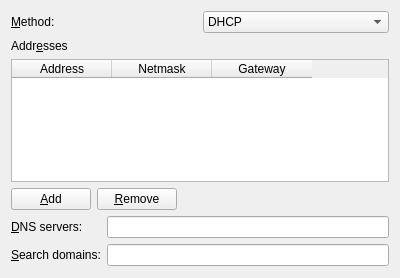
<ui version="4.0" >
 <class>SettingsIp4Config</class>
 <widget class="QWidget" name="SettingsIp4Config" >
  <property name="geometry" >
   <rect>
    <x>0</x>
    <y>0</y>
    <width>400</width>
    <height>278</height>
   </rect>
  </property>
  <layout class="QVBoxLayout" name="verticalLayout" >
   <item>
    <layout class="QHBoxLayout" name="horizontalLayout_2" >
     <item>
      <widget class="QLabel" name="label" >
       <property name="text" >
        <string>&amp;Method:</string>
       </property>
       <property name="buddy" >
        <cstring>kcfg_method</cstring>
       </property>
      </widget>
     </item>
     <item>
      <widget class="KComboBox" name="kcfg_method" >
       <item>
        <property name="text" >
         <string>DHCP</string>
        </property>
       </item>
       <item>
        <property name="text" >
         <string>Auto IP</string>
        </property>
       </item>
       <item>
        <property name="text" >
         <string>Manual</string>
        </property>
       </item>
       <item>
        <property name="text" >
         <string>DHCP with manual DNS</string>
        </property>
       </item>
      </widget>
     </item>
    </layout>
   </item>
   <item>
    <widget class="QLabel" name="label_2" >
     <property name="text" >
      <string>Addr&amp;esses</string>
     </property>
     <property name="buddy" >
      <cstring>addressesTable</cstring>
     </property>
    </widget>
   </item>
   <item>
    <widget class="QTableWidget" name="addressesTable" >
     <column>
      <property name="text" >
       <string>Address</string>
      </property>
     </column>
     <column>
      <property name="text" >
       <string>Netmask</string>
      </property>
     </column>
     <column>
      <property name="text" >
       <string>Gateway</string>
      </property>
     </column>
    </widget>
   </item>
   <item>
    <layout class="QHBoxLayout" name="horizontalLayout_4" >
     <item>
      <widget class="KPushButton" name="btnAddAddress" >
       <property name="text" >
        <string>&amp;Add</string>
       </property>
      </widget>
     </item>
     <item>
      <widget class="KPushButton" name="btnRemoveAddress" >
       <property name="text" >
        <string>&amp;Remove</string>
       </property>
      </widget>
     </item>
     <item>
      <spacer name="horizontalSpacer" >
       <property name="orientation" >
        <enum>Qt::Horizontal</enum>
       </property>
       <property name="sizeHint" stdset="0" >
        <size>
         <width>40</width>
         <height>20</height>
        </size>
       </property>
      </spacer>
     </item>
    </layout>
   </item>
   <item>
    <layout class="QGridLayout" name="gridLayout" >
     <item row="0" column="0" >
      <widget class="QLabel" name="label_3" >
       <property name="text" >
        <string>&amp;DNS servers:</string>
       </property>
       <property name="buddy" >
        <cstring>kcfg_dns</cstring>
       </property>
      </widget>
     </item>
     <item row="0" column="1" >
      <widget class="KLineEdit" name="kcfg_dns" />
     </item>
     <item row="1" column="0" >
      <widget class="QLabel" name="label_4" >
       <property name="text" >
        <string>&amp;Search domains:</string>
       </property>
       <property name="buddy" >
        <cstring>kcfg_dnssearch</cstring>
       </property>
      </widget>
     </item>
     <item row="1" column="1" >
      <widget class="KLineEdit" name="kcfg_dnssearch" />
     </item>
    </layout>
   </item>
   <item>
    <spacer name="verticalSpacer" >
     <property name="orientation" >
      <enum>Qt::Vertical</enum>
     </property>
     <property name="sizeHint" stdset="0" >
      <size>
       <width>20</width>
       <height>69</height>
      </size>
     </property>
    </spacer>
   </item>
  </layout>
 </widget>
 <customwidgets>
  <customwidget>
   <class>KComboBox</class>
   <extends>QComboBox</extends>
   <header>kcombobox.h</header>
  </customwidget>
  <customwidget>
   <class>KLineEdit</class>
   <extends>QLineEdit</extends>
   <header>klineedit.h</header>
  </customwidget>
  <customwidget>
   <class>KPushButton</class>
   <extends>QPushButton</extends>
   <header>kpushbutton.h</header>
  </customwidget>
 </customwidgets>
 <resources/>
 <connections/>
</ui>
